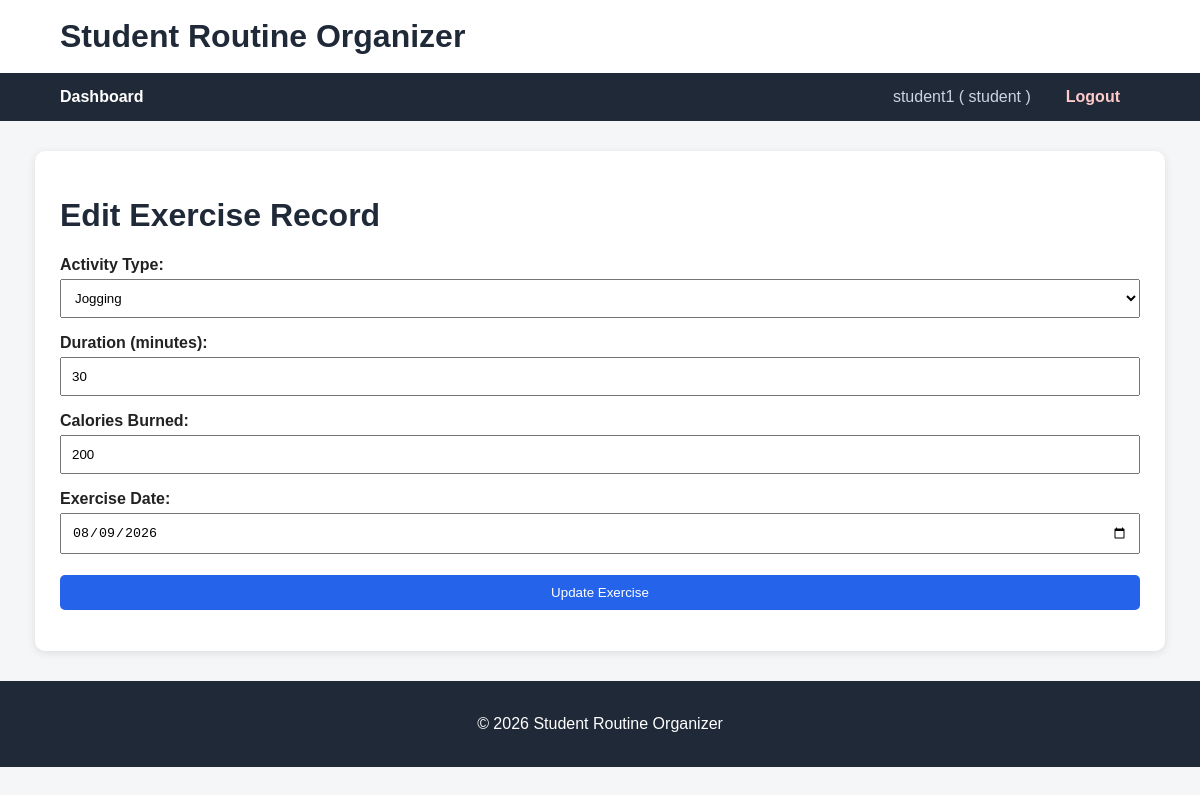
The page /exercise_tracker/exercise_edit.php?id=2 (signed in) on the database its author committed.
### tables this page shows
CREATE TABLE `exercise_records` (
  `exercise_id` int(11) NOT NULL,
  `user_id` int(11) NOT NULL,
  `activity_type` varchar(50) NOT NULL,
  `duration` int(11) NOT NULL,
  `calories_burned` int(11) NOT NULL,
  `exercise_date` date NOT NULL,
  `created_at` timestamp NOT NULL DEFAULT current_timestamp()
);

### exercise_tracker/exercise_edit.php (the view, shortened to what this page needs)
<?php
require("../database.php");
$user_id =
    (int) $_SESSION['user_id'];
$exercise_id =
    (int) $_GET['id'];
$select_query =
    "SELECT *
     FROM exercise_records
     WHERE
     exercise_id =
     '$exercise_id'
     AND
     user_id =
     '$user_id'";
$result =
    mysqli_query(
        $con,
        $select_query
    );
$row =
    mysqli_fetch_assoc(
        $result
    );
?>
<?php
include("../header.php");
?>
<div class="container">
    <h1>
        Edit Exercise Record
    </h1>
    <form
        name="form"
        method="post"
        action=""
    >
        <p>
            <label>
                Activity Type:
            </label>
            <select
                name="activity_type"
                required
            >
                <option
                    value="Jogging"
                    <?php
                    if (
                        $row[
                            'activity_type'
                        ]
                        == 'Jogging'
                    ) {
                        echo 'selected';
                    }
                    ?>
                >
                    Jogging
                </option>
            </select>
        </p>
        <p>
            <label>
                Duration (minutes):
            </label>
            <input
                type="number"
                name="duration"
                min="1"
                required
                value="<?php
                    echo htmlspecialchars(
                        $row['duration']
                    );
                ?>"
            >
        </p>
        <p>
            <label>
                Calories Burned:
            </label>
            <input
                type="number"
                name="calories_burned"
                min="0"
                required
                value="<?php
                    echo htmlspecialchars(
                        $row[
                            'calories_burned'
                        ]
                    );
                ?>"
            >
        </p>
        <p>
            <label>
                Exercise Date:
            </label>
            <input
                type="date"
                name="exercise_date"
                required
                value="<?php
                    echo htmlspecialchars(
                        $row[
                            'exercise_date'
                        ]
                    );
                ?>"
            >
        </p>
        <p>
            <input
                name="submit"
                type="submit"
                value="Update Exercise"
            >
        </p>
    </form>
</div>
<?php
include("../footer.php");
?>

### assets/style.css (style rules this page uses)
body { font-family: Arial, sans-serif; background-color: #f4f6f8; margin: 0; padding: 0; color: #222; }
.container { width: 90%; max-width: 1100px; margin: 30px auto; background-color: #ffffff; padding: 25px; border-radius: 10px; box-shadow: 0 2px 8px rgba(0, 0, 0, 0.1); }
h1, h2, h3 { color: #1f2937; }
label { font-weight: bold; }
input, select, button { padding: 10px; margin-top: 5px; width: 100%; box-sizing: border-box; }
input[type="submit"], button { background-color: #2563eb; color: white; border: none; cursor: pointer; border-radius: 5px; }

### rows shown on the page
exercise_records: activity_type "Jogging", duration "30", calories_burned "200", exercise_date "08/09/2026"

### other values the page prints
$_SESSION['username'] "student1"
$_SESSION['role'] "student"
